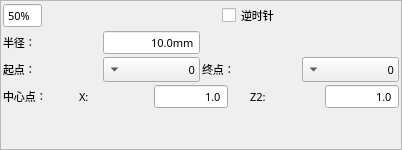
<?xml version="1.0" encoding="UTF-8"?>
<ui version="4.0">
 <class>FormActCircle</class>
 <widget class="QWidget" name="FormActCircle">
  <property name="geometry">
   <rect>
    <x>0</x>
    <y>0</y>
    <width>402</width>
    <height>150</height>
   </rect>
  </property>
  <property name="minimumSize">
   <size>
    <width>395</width>
    <height>150</height>
   </size>
  </property>
  <property name="maximumSize">
   <size>
    <width>402</width>
    <height>150</height>
   </size>
  </property>
  <property name="font">
   <font>
    <family>微软雅黑</family>
    <pointsize>8</pointsize>
    <weight>50</weight>
    <italic>false</italic>
    <bold>false</bold>
   </font>
  </property>
  <property name="windowTitle">
   <string notr="true">空指令</string>
  </property>
  <property name="toolTip">
   <string notr="true"/>
  </property>
  <property name="statusTip">
   <string notr="true"/>
  </property>
  <property name="whatsThis">
   <string notr="true"/>
  </property>
  <property name="accessibleName">
   <string notr="true"/>
  </property>
  <property name="accessibleDescription">
   <string notr="true"/>
  </property>
  <property name="styleSheet">
   <string notr="true">font: 8pt &quot;微软雅黑&quot;;</string>
  </property>
  <property name="windowFilePath">
   <string notr="true"/>
  </property>
  <layout class="QVBoxLayout" name="verticalLayoutForm">
   <property name="spacing">
    <number>0</number>
   </property>
   <property name="margin">
    <number>0</number>
   </property>
   <item>
    <widget class="QFrame" name="frameActCircle">
     <property name="font">
      <font>
       <family>微软雅黑</family>
       <pointsize>8</pointsize>
       <weight>50</weight>
       <italic>false</italic>
       <bold>false</bold>
      </font>
     </property>
     <property name="styleSheet">
      <string notr="true"/>
     </property>
     <property name="frameShape">
      <enum>QFrame::StyledPanel</enum>
     </property>
     <property name="frameShadow">
      <enum>QFrame::Plain</enum>
     </property>
     <property name="IsMainArea" stdset="0">
      <bool>true</bool>
     </property>
     <layout class="QGridLayout" name="gridLayout">
      <property name="margin">
       <number>2</number>
      </property>
      <property name="spacing">
       <number>2</number>
      </property>
      <item row="0" column="0" colspan="2">
       <layout class="QHBoxLayout" name="horizontalLayout">
        <item>
         <widget class="xSpinBox" name="BoxSpeed">
          <property name="enabled">
           <bool>true</bool>
          </property>
          <property name="sizePolicy">
           <sizepolicy hsizetype="Fixed" vsizetype="Fixed">
            <horstretch>0</horstretch>
            <verstretch>0</verstretch>
           </sizepolicy>
          </property>
          <property name="minimumSize">
           <size>
            <width>0</width>
            <height>25</height>
           </size>
          </property>
          <property name="maximumSize">
           <size>
            <width>220</width>
            <height>50</height>
           </size>
          </property>
          <property name="font">
           <font>
            <family>微软雅黑</family>
            <pointsize>8</pointsize>
            <weight>50</weight>
            <italic>false</italic>
            <bold>false</bold>
           </font>
          </property>
          <property name="focusPolicy">
           <enum>Qt::ClickFocus</enum>
          </property>
          <property name="styleSheet">
           <string notr="true"/>
          </property>
          <property name="alignment">
           <set>Qt::AlignLeading|Qt::AlignLeft|Qt::AlignVCenter</set>
          </property>
          <property name="readOnly">
           <bool>false</bool>
          </property>
          <property name="buttonSymbols">
           <enum>QAbstractSpinBox::NoButtons</enum>
          </property>
          <property name="specialValueText">
           <string notr="true"/>
          </property>
          <property name="keyboardTracking">
           <bool>false</bool>
          </property>
          <property name="suffix">
           <string notr="true">%</string>
          </property>
          <property name="prefix">
           <string notr="true"/>
          </property>
          <property name="minimum">
           <number>1</number>
          </property>
          <property name="maximum">
           <number>100</number>
          </property>
          <property name="value">
           <number>50</number>
          </property>
          <property name="HasBtn" stdset="0">
           <bool>true</bool>
          </property>
         </widget>
        </item>
        <item>
         <spacer name="horizontalSpacer_2">
          <property name="orientation">
           <enum>Qt::Horizontal</enum>
          </property>
          <property name="sizeHint" stdset="0">
           <size>
            <width>40</width>
            <height>20</height>
           </size>
          </property>
         </spacer>
        </item>
        <item>
         <widget class="QCheckBox" name="checkBoxDir">
          <property name="sizePolicy">
           <sizepolicy hsizetype="Expanding" vsizetype="Fixed">
            <horstretch>0</horstretch>
            <verstretch>0</verstretch>
           </sizepolicy>
          </property>
          <property name="minimumSize">
           <size>
            <width>0</width>
            <height>25</height>
           </size>
          </property>
          <property name="maximumSize">
           <size>
            <width>16777215</width>
            <height>50</height>
           </size>
          </property>
          <property name="font">
           <font>
            <family>微软雅黑</family>
            <pointsize>8</pointsize>
            <weight>50</weight>
            <italic>false</italic>
            <bold>false</bold>
           </font>
          </property>
          <property name="styleSheet">
           <string notr="true"/>
          </property>
          <property name="text">
           <string>逆时针</string>
          </property>
         </widget>
        </item>
       </layout>
      </item>
      <item row="1" column="0">
       <layout class="QHBoxLayout" name="horizontalLayout_2">
        <item>
         <widget class="QLabel" name="labelRadius">
          <property name="minimumSize">
           <size>
            <width>0</width>
            <height>25</height>
           </size>
          </property>
          <property name="maximumSize">
           <size>
            <width>16777215</width>
            <height>50</height>
           </size>
          </property>
          <property name="font">
           <font>
            <family>微软雅黑</family>
            <pointsize>8</pointsize>
            <weight>50</weight>
            <italic>false</italic>
            <bold>false</bold>
           </font>
          </property>
          <property name="styleSheet">
           <string notr="true"/>
          </property>
          <property name="text">
           <string>半径：</string>
          </property>
         </widget>
        </item>
        <item>
         <widget class="xDoubleSpinBox" name="dSpinBoxRadius">
          <property name="minimumSize">
           <size>
            <width>0</width>
            <height>25</height>
           </size>
          </property>
          <property name="maximumSize">
           <size>
            <width>16777215</width>
            <height>50</height>
           </size>
          </property>
          <property name="font">
           <font>
            <family>微软雅黑</family>
            <pointsize>8</pointsize>
            <weight>50</weight>
            <italic>false</italic>
            <bold>false</bold>
           </font>
          </property>
          <property name="styleSheet">
           <string notr="true"/>
          </property>
          <property name="alignment">
           <set>Qt::AlignRight|Qt::AlignTrailing|Qt::AlignVCenter</set>
          </property>
          <property name="buttonSymbols">
           <enum>QAbstractSpinBox::NoButtons</enum>
          </property>
          <property name="suffix">
           <string>mm</string>
          </property>
          <property name="decimals">
           <number>1</number>
          </property>
          <property name="minimum">
           <double>10.000000000000000</double>
          </property>
          <property name="maximum">
           <double>600000.000000000000000</double>
          </property>
          <property name="value">
           <double>10.000000000000000</double>
          </property>
         </widget>
        </item>
       </layout>
      </item>
      <item row="2" column="0" colspan="2">
       <layout class="QHBoxLayout" name="horizontalLayout_3">
        <item>
         <widget class="QLabel" name="labelStart">
          <property name="minimumSize">
           <size>
            <width>0</width>
            <height>25</height>
           </size>
          </property>
          <property name="maximumSize">
           <size>
            <width>16777215</width>
            <height>50</height>
           </size>
          </property>
          <property name="font">
           <font>
            <family>微软雅黑</family>
            <pointsize>8</pointsize>
            <weight>50</weight>
            <italic>false</italic>
            <bold>false</bold>
           </font>
          </property>
          <property name="styleSheet">
           <string notr="true"/>
          </property>
          <property name="frameShape">
           <enum>QFrame::NoFrame</enum>
          </property>
          <property name="text">
           <string>起点：</string>
          </property>
         </widget>
        </item>
        <item>
         <widget class="QComboBox" name="comboBoxStart">
          <property name="minimumSize">
           <size>
            <width>0</width>
            <height>25</height>
           </size>
          </property>
          <property name="maximumSize">
           <size>
            <width>16777215</width>
            <height>50</height>
           </size>
          </property>
          <property name="font">
           <font>
            <family>微软雅黑</family>
            <pointsize>8</pointsize>
            <weight>50</weight>
            <italic>false</italic>
            <bold>false</bold>
           </font>
          </property>
          <property name="layoutDirection">
           <enum>Qt::RightToLeft</enum>
          </property>
          <property name="styleSheet">
           <string notr="true"/>
          </property>
          <property name="maxVisibleItems">
           <number>8</number>
          </property>
          <property name="insertPolicy">
           <enum>QComboBox::NoInsert</enum>
          </property>
          <item>
           <property name="text">
            <string>0</string>
           </property>
          </item>
          <item>
           <property name="text">
            <string>1</string>
           </property>
          </item>
          <item>
           <property name="text">
            <string>2</string>
           </property>
          </item>
          <item>
           <property name="text">
            <string>3</string>
           </property>
          </item>
          <item>
           <property name="text">
            <string>4</string>
           </property>
          </item>
          <item>
           <property name="text">
            <string>5</string>
           </property>
          </item>
          <item>
           <property name="text">
            <string>6</string>
           </property>
          </item>
          <item>
           <property name="text">
            <string>7</string>
           </property>
          </item>
          <item>
           <property name="text">
            <string>8</string>
           </property>
          </item>
          <item>
           <property name="text">
            <string>9</string>
           </property>
          </item>
          <item>
           <property name="text">
            <string>10</string>
           </property>
          </item>
          <item>
           <property name="text">
            <string>11</string>
           </property>
          </item>
         </widget>
        </item>
        <item>
         <widget class="QLabel" name="labelEnd">
          <property name="minimumSize">
           <size>
            <width>0</width>
            <height>25</height>
           </size>
          </property>
          <property name="maximumSize">
           <size>
            <width>16777215</width>
            <height>50</height>
           </size>
          </property>
          <property name="font">
           <font>
            <family>微软雅黑</family>
            <pointsize>8</pointsize>
            <weight>50</weight>
            <italic>false</italic>
            <bold>false</bold>
           </font>
          </property>
          <property name="styleSheet">
           <string notr="true"/>
          </property>
          <property name="text">
           <string>终点：</string>
          </property>
         </widget>
        </item>
        <item>
         <widget class="QComboBox" name="comboBoxEnd">
          <property name="minimumSize">
           <size>
            <width>0</width>
            <height>25</height>
           </size>
          </property>
          <property name="maximumSize">
           <size>
            <width>16777215</width>
            <height>50</height>
           </size>
          </property>
          <property name="font">
           <font>
            <family>微软雅黑</family>
            <pointsize>8</pointsize>
            <weight>50</weight>
            <italic>false</italic>
            <bold>false</bold>
           </font>
          </property>
          <property name="layoutDirection">
           <enum>Qt::RightToLeft</enum>
          </property>
          <property name="styleSheet">
           <string notr="true"/>
          </property>
          <property name="maxVisibleItems">
           <number>8</number>
          </property>
          <property name="insertPolicy">
           <enum>QComboBox::NoInsert</enum>
          </property>
          <property name="sizeAdjustPolicy">
           <enum>QComboBox::AdjustToContentsOnFirstShow</enum>
          </property>
          <item>
           <property name="text">
            <string>0</string>
           </property>
          </item>
          <item>
           <property name="text">
            <string>1</string>
           </property>
          </item>
          <item>
           <property name="text">
            <string>2</string>
           </property>
          </item>
          <item>
           <property name="text">
            <string>3</string>
           </property>
          </item>
          <item>
           <property name="text">
            <string>4</string>
           </property>
          </item>
          <item>
           <property name="text">
            <string>5</string>
           </property>
          </item>
          <item>
           <property name="text">
            <string>6</string>
           </property>
          </item>
          <item>
           <property name="text">
            <string>7</string>
           </property>
          </item>
          <item>
           <property name="text">
            <string>8</string>
           </property>
          </item>
          <item>
           <property name="text">
            <string>9</string>
           </property>
          </item>
          <item>
           <property name="text">
            <string>10</string>
           </property>
          </item>
          <item>
           <property name="text">
            <string>11</string>
           </property>
          </item>
         </widget>
        </item>
       </layout>
      </item>
      <item row="3" column="0" colspan="2">
       <layout class="QHBoxLayout" name="horizontalLayout_4">
        <item>
         <widget class="QLabel" name="labelStart_2">
          <property name="minimumSize">
           <size>
            <width>0</width>
            <height>25</height>
           </size>
          </property>
          <property name="maximumSize">
           <size>
            <width>16777215</width>
            <height>50</height>
           </size>
          </property>
          <property name="font">
           <font>
            <family>微软雅黑</family>
            <pointsize>8</pointsize>
            <weight>50</weight>
            <italic>false</italic>
            <bold>false</bold>
           </font>
          </property>
          <property name="styleSheet">
           <string notr="true"/>
          </property>
          <property name="text">
           <string>中心点：</string>
          </property>
         </widget>
        </item>
        <item>
         <widget class="QLabel" name="labelZ">
          <property name="minimumSize">
           <size>
            <width>0</width>
            <height>25</height>
           </size>
          </property>
          <property name="maximumSize">
           <size>
            <width>16777215</width>
            <height>50</height>
           </size>
          </property>
          <property name="font">
           <font>
            <family>微软雅黑</family>
            <pointsize>8</pointsize>
            <weight>50</weight>
            <italic>false</italic>
            <bold>false</bold>
           </font>
          </property>
          <property name="styleSheet">
           <string notr="true"/>
          </property>
          <property name="text">
           <string>X:</string>
          </property>
         </widget>
        </item>
        <item>
         <widget class="xDoubleSpinBox" name="doubleSpinBoxZ">
          <property name="minimumSize">
           <size>
            <width>0</width>
            <height>25</height>
           </size>
          </property>
          <property name="maximumSize">
           <size>
            <width>16777215</width>
            <height>50</height>
           </size>
          </property>
          <property name="font">
           <font>
            <family>微软雅黑</family>
            <pointsize>8</pointsize>
            <weight>50</weight>
            <italic>false</italic>
            <bold>false</bold>
           </font>
          </property>
          <property name="styleSheet">
           <string notr="true"/>
          </property>
          <property name="alignment">
           <set>Qt::AlignRight|Qt::AlignTrailing|Qt::AlignVCenter</set>
          </property>
          <property name="buttonSymbols">
           <enum>QAbstractSpinBox::NoButtons</enum>
          </property>
          <property name="decimals">
           <number>1</number>
          </property>
          <property name="maximum">
           <double>600000.000000000000000</double>
          </property>
          <property name="singleStep">
           <double>0.100000000000000</double>
          </property>
          <property name="value">
           <double>1.000000000000000</double>
          </property>
         </widget>
        </item>
        <item>
         <spacer name="horizontalSpacer">
          <property name="orientation">
           <enum>Qt::Horizontal</enum>
          </property>
          <property name="sizeType">
           <enum>QSizePolicy::Fixed</enum>
          </property>
          <property name="sizeHint" stdset="0">
           <size>
            <width>20</width>
            <height>20</height>
           </size>
          </property>
         </spacer>
        </item>
        <item>
         <widget class="QLabel" name="labelY2">
          <property name="minimumSize">
           <size>
            <width>0</width>
            <height>25</height>
           </size>
          </property>
          <property name="maximumSize">
           <size>
            <width>16777215</width>
            <height>50</height>
           </size>
          </property>
          <property name="font">
           <font>
            <family>微软雅黑</family>
            <pointsize>8</pointsize>
            <weight>50</weight>
            <italic>false</italic>
            <bold>false</bold>
           </font>
          </property>
          <property name="styleSheet">
           <string notr="true"/>
          </property>
          <property name="text">
           <string>Z2:</string>
          </property>
         </widget>
        </item>
        <item>
         <widget class="xDoubleSpinBox" name="doubleSpinBoxY2">
          <property name="minimumSize">
           <size>
            <width>0</width>
            <height>25</height>
           </size>
          </property>
          <property name="maximumSize">
           <size>
            <width>16777215</width>
            <height>50</height>
           </size>
          </property>
          <property name="font">
           <font>
            <family>微软雅黑</family>
            <pointsize>8</pointsize>
            <weight>50</weight>
            <italic>false</italic>
            <bold>false</bold>
           </font>
          </property>
          <property name="styleSheet">
           <string notr="true"/>
          </property>
          <property name="alignment">
           <set>Qt::AlignRight|Qt::AlignTrailing|Qt::AlignVCenter</set>
          </property>
          <property name="buttonSymbols">
           <enum>QAbstractSpinBox::NoButtons</enum>
          </property>
          <property name="decimals">
           <number>1</number>
          </property>
          <property name="maximum">
           <double>600000.000000000000000</double>
          </property>
          <property name="singleStep">
           <double>0.100000000000000</double>
          </property>
          <property name="value">
           <double>1.000000000000000</double>
          </property>
         </widget>
        </item>
       </layout>
      </item>
      <item row="4" column="0" rowspan="2">
       <widget class="QLabel" name="labelCirclePic">
        <property name="text">
         <string/>
        </property>
        <property name="alignment">
         <set>Qt::AlignCenter</set>
        </property>
       </widget>
      </item>
      <item row="5" column="1">
       <spacer name="verticalSpacer">
        <property name="orientation">
         <enum>Qt::Vertical</enum>
        </property>
        <property name="sizeHint" stdset="0">
         <size>
          <width>20</width>
          <height>73</height>
         </size>
        </property>
       </spacer>
      </item>
     </layout>
    </widget>
   </item>
  </layout>
 </widget>
 <customwidgets>
  <customwidget>
   <class>xSpinBox</class>
   <extends>QSpinBox</extends>
   <header>xspinbox.h</header>
   <slots>
    <signal>clicked()</signal>
   </slots>
  </customwidget>
  <customwidget>
   <class>xDoubleSpinBox</class>
   <extends>QDoubleSpinBox</extends>
   <header>xdoublespinbox.h</header>
   <slots>
    <signal>clicked()</signal>
   </slots>
  </customwidget>
 </customwidgets>
 <resources/>
 <connections>
  <connection>
   <sender>dSpinBoxRadius</sender>
   <signal>clicked()</signal>
   <receiver>FormActCircle</receiver>
   <slot>inputRadius()</slot>
   <hints>
    <hint type="sourcelabel">
     <x>195</x>
     <y>95</y>
    </hint>
    <hint type="destinationlabel">
     <x>147</x>
     <y>200</y>
    </hint>
   </hints>
  </connection>
  <connection>
   <sender>BoxSpeed</sender>
   <signal>clicked()</signal>
   <receiver>FormActCircle</receiver>
   <slot>inputSpeed()</slot>
   <hints>
    <hint type="sourcelabel">
     <x>195</x>
     <y>135</y>
    </hint>
    <hint type="destinationlabel">
     <x>147</x>
     <y>200</y>
    </hint>
   </hints>
  </connection>
  <connection>
   <sender>checkBoxDir</sender>
   <signal>clicked()</signal>
   <receiver>FormActCircle</receiver>
   <slot>setCirclePic()</slot>
   <hints>
    <hint type="sourcelabel">
     <x>240</x>
     <y>60</y>
    </hint>
    <hint type="destinationlabel">
     <x>147</x>
     <y>200</y>
    </hint>
   </hints>
  </connection>
  <connection>
   <sender>doubleSpinBoxY2</sender>
   <signal>clicked()</signal>
   <receiver>FormActCircle</receiver>
   <slot>inputY2()</slot>
   <hints>
    <hint type="sourcelabel">
     <x>170</x>
     <y>217</y>
    </hint>
    <hint type="destinationlabel">
     <x>147</x>
     <y>200</y>
    </hint>
   </hints>
  </connection>
  <connection>
   <sender>doubleSpinBoxZ</sender>
   <signal>clicked()</signal>
   <receiver>FormActCircle</receiver>
   <slot>inputZ()</slot>
   <hints>
    <hint type="sourcelabel">
     <x>170</x>
     <y>177</y>
    </hint>
    <hint type="destinationlabel">
     <x>147</x>
     <y>200</y>
    </hint>
   </hints>
  </connection>
 </connections>
 <slots>
  <slot>inputRadius()</slot>
  <slot>inputSpeed()</slot>
  <slot>setCirclePic()</slot>
  <slot>inputZ()</slot>
  <slot>inputY2()</slot>
  <slot>SetZPoint()</slot>
  <slot>SetY2Point()</slot>
 </slots>
</ui>
